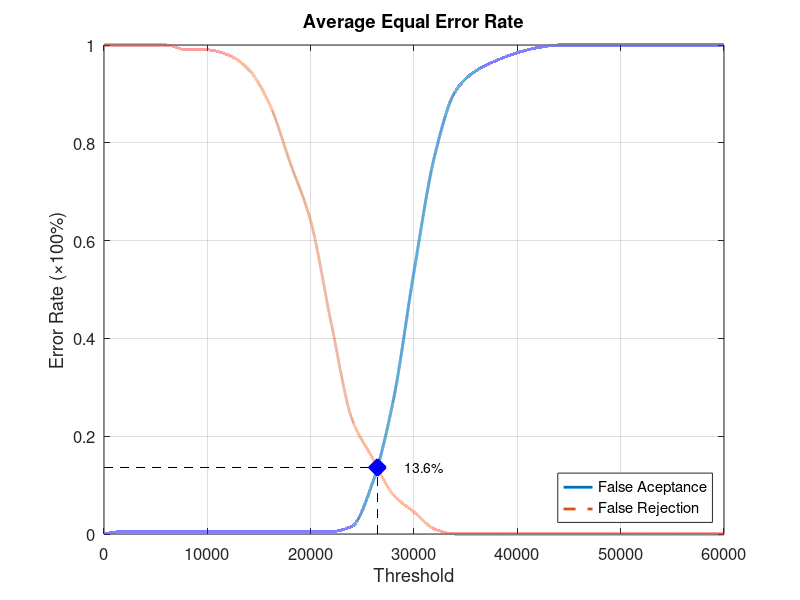
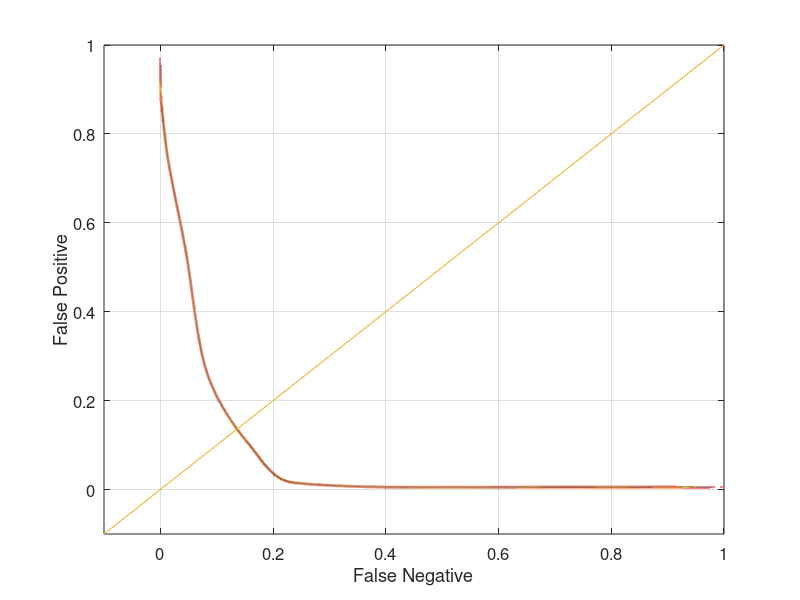

MATLAB code for these plots, in order:
function yEER = Database4_2
close all;
clear;
clc;
x = 0:2000:60000;
xq = 0:0.5:60000;

y0 = [0 0.00526316 0.00526316 0.00526316 0.00526316 0.00526316 0.00526316 0.00526316 0.00526316 0.00526316 0.00526316 0.00526316 0.0157895 0.105263 0.273684 0.536842 0.773684 0.905263 0.947368 0.968421 0.984211 0.994737 1 1 1 1 1 1 1 1 1];
yy0 = interp1(x, y0, xq, 'pchip');
y1 = [1 1 1 1 0.99 0.99 0.98 0.95 0.88 0.76 0.64 0.43 0.235 0.155 0.08 0.045 0.01 0 0 0 0 0 0 0 0 0 0 0 0 0 0];
yy1 = interp1(x, y1, xq, 'pchip');

% Calculating EER: 
y2 = abs(y0 - y1);
find(y2 == min(y2))
yy2 = abs(yy0 - yy1);
xEER = find(yy2 == min(yy2));
xEERIndex = xq(xEER) % X-axis EER
yEER = yy0(xEER) % Y-axis EER

main = figure
plot(xq, yy0,'-','LineWidth', 2);	hold on
plot(xq, yy1,'--','LineWidth', 2);	hold on
plot([xEERIndex xEERIndex], [0 yEER], 'k--');	hold on
plot([0 xEERIndex], [yEER yEER], 'k--');	hold on
plot(xEERIndex, yEER, 'bx', 'LineWidth', 10);	hold on
text(xEERIndex + 10 * xEERIndex / 100, yEER, [num2str(round((10000 * yEER)) / 100) '%'])
legend('False Aceptance', 'False Rejection', 'Location', 'SouthEast')
xlabel('Threshold')
ylabel('Error Rate (\times100%)')
title('Average Equal Error Rate')
set(gca, 'FontSize', 12)
axis([0 60000 0 1])
grid on

print(main, 'Database4_2Main', '-dpng');
FNRxFPR = figure('Color', [1 1 1]);
plot(yy1, yy0, '-', yy1, yy0, 'LineWidth', 2);
hold on
y = -0.1:0.1:1
plot(y, y); 
set(gca, 'FontSize', 12)
xlabel('False Negative')
ylabel('False Positive')
axis([-0.1 1 -0.1 1])
set(gca, 'FontSize', 12)
grid on

print(FNRxFPR, 'Database4_2FNRxFPR','-dpng');
end
